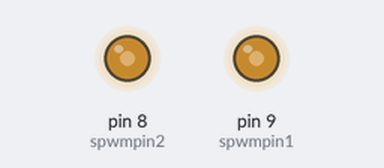
Simulated run of this sketch. Board: Arduino Uno, built with avr-gcc and run on an emulated ATmega328P. Shown: output pins drawn as LEDs (lit = HIGH).

Above: at 0.1 s.
Timing chart, 0 to 1.6 s (numbered marks = the images above):
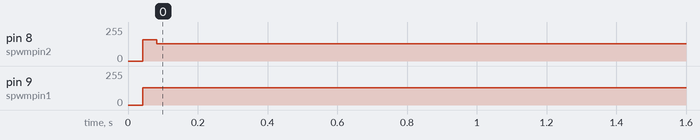

The sketch:

spwminverter.ino
```cpp
const int SpwmArry[] = {500,500,750,500,1250,500,2000,500,1250,500,750,500,500}; // Array of SPWM values.
const int SpwmArryValues = 13; //Put length of an Array depends on SpwmArray numbers.
const int spwmpin1=9;
const int spwmpin2=8;
bool spwm1status=true;
bool spwm2status=true;


void setup() {
pinMode(spwmpin2,OUTPUT);
pinMode(spwmpin1,OUTPUT);

}

void loop() {
for(int i=0;i<13;i++){
  if(spwm1status){
    digitalWrite(spwmpin1,HIGH);
    delayMicroseconds(SpwmArry[i]);
    spwm1status=false;
  }
  else{
    digitalWrite(spwmpin1,LOW);
    delayMicroseconds(SpwmArry[i]);
    spwm1status=true;
  }
}
for(int i=0;i<13;i++){
  if(spwm2status){
    digitalWrite(spwmpin2,HIGH);
    delayMicroseconds(SpwmArry[i]);
    spwm2status=false;
  }
  else{
    digitalWrite(spwmpin2,LOW);
    delayMicroseconds(SpwmArry[i]);
    spwm2status=true;
  }
}
}
```

Measured:
- by itself, pin 8 (spwmpin2), pin 9 (spwmpin1): 0/255 → 128/255 at 0.04 s
